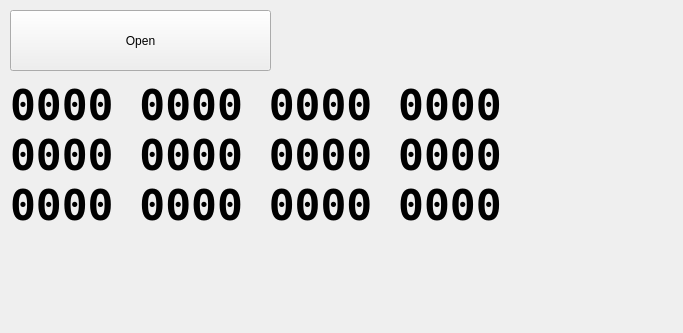
<?xml version="1.0" encoding="UTF-8"?>
<ui version="4.0">
 <class>MainWnd</class>
 <widget class="QWidget" name="MainWnd">
  <property name="geometry">
   <rect>
    <x>0</x>
    <y>0</y>
    <width>683</width>
    <height>333</height>
   </rect>
  </property>
  <property name="windowTitle">
   <string>Main window</string>
  </property>
  <property name="locale">
   <locale language="C" country="AnyCountry"/>
  </property>
  <widget class="QPushButton" name="open">
   <property name="geometry">
    <rect>
     <x>10</x>
     <y>10</y>
     <width>261</width>
     <height>61</height>
    </rect>
   </property>
   <property name="text">
    <string>Open</string>
   </property>
   <property name="checkable">
    <bool>true</bool>
   </property>
  </widget>
  <widget class="QLabel" name="state">
   <property name="geometry">
    <rect>
     <x>10</x>
     <y>70</y>
     <width>651</width>
     <height>171</height>
    </rect>
   </property>
   <property name="font">
    <font>
     <family>DejaVu Sans Mono</family>
     <pointsize>32</pointsize>
     <weight>75</weight>
     <bold>true</bold>
    </font>
   </property>
   <property name="text">
    <string>0000 0000 0000 0000
0000 0000 0000 0000
0000 0000 0000 0000</string>
   </property>
  </widget>
 </widget>
 <resources/>
 <connections/>
</ui>
